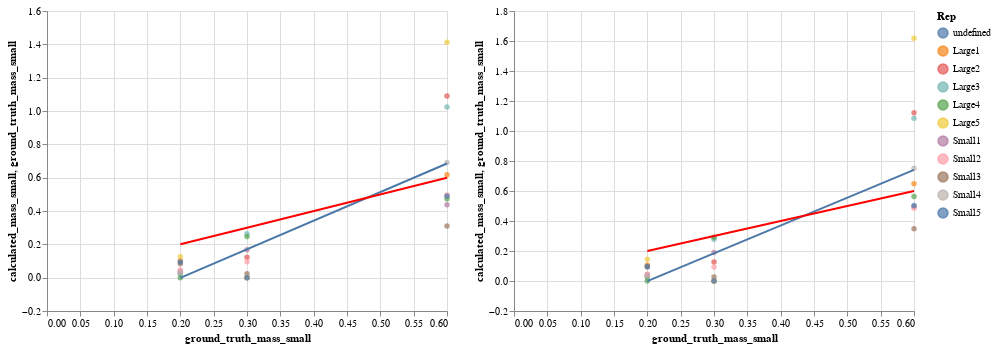

Here is the notebook cell this chart was saved with:
### Code cell
PP2_small = chart_plot_small(PP2)
PP3_small = chart_plot_small(PP3)
PP2_small | PP3_small

### Figure 1 — Vega-Lite specification as saved in the notebook (floating-point values rounded to 4 significant figures)
{"config": {"view": {"continuousWidth": 400, "continuousHeight": 300}}, "hconcat": [{"layer": [{"mark": "circle", "encoding": {"color": {"type": "nominal", "field": "Rep"}, "tooltip": [{"type": "quantitative", "field": "ground_truth_volume_small"}, {"type": "quantitative", "field": "calculated_volume_small"}, {"type": "nominal", "field": "Rep"}], "x": {"type": "quantitative", "field": "ground_truth_mass_small"}, "y": {"type": "quantitative", "field": "calculated_mass_small"}}}, {"mark": "line", "encoding": {"color": {"type": "nominal", "field": "Rep"}, "tooltip": [{"type": "quantitative", "field": "ground_truth_volume_small"}, {"type": "quantitative", "field": "calculated_volume_small"}, {"type": "nominal", "field": "Rep"}], "x": {"type": "quantitative", "field": "ground_truth_mass_small"}, "y": {"type": "quantitative", "field": "calculated_mass_small"}}, "transform": [{"on": "ground_truth_mass_small", "regression": "calculated_mass_small", "method": "linear"}]}, {"mark": {"type": "line", "color": "red"}, "encoding": {"x": {"type": "quantitative", "field": "ground_truth_mass_small"}, "y": {"type": "quantitative", "field": "ground_truth_mass_small"}}}], "data": {"name": "data-06812c7701d94fb02baf5d9dd1ad3a30"}}, {"layer": [{"mark": "circle", "encoding": {"color": {"type": "nominal", "field": "Rep"}, "tooltip": [{"type": "quantitative", "field": "ground_truth_volume_small"}, {"type": "quantitative", "field": "calculated_volume_small"}, {"type": "nominal", "field": "Rep"}], "x": {"type": "quantitative", "field": "ground_truth_mass_small"}, "y": {"type": "quantitative", "field": "calculated_mass_small"}}}, {"mark": "line", "encoding": {"color": {"type": "nominal", "field": "Rep"}, "tooltip": [{"type": "quantitative", "field": "ground_truth_volume_small"}, {"type": "quantitative", "field": "calculated_volume_small"}, {"type": "nominal", "field": "Rep"}], "x": {"type": "quantitative", "field": "ground_truth_mass_small"}, "y": {"type": "quantitative", "field": "calculated_mass_small"}}, "transform": [{"on": "ground_truth_mass_small", "regression": "calculated_mass_small", "method": "linear"}]}, {"mark": {"type": "line", "color": "red"}, "encoding": {"x": {"type": "quantitative", "field": "ground_truth_mass_small"}, "y": {"type": "quantitative", "field": "ground_truth_mass_small"}}}], "data": {"name": "data-29f836ef7b03879444176699dbf3efbd"}}], "$schema": "https://vega.github.io/schema/vega-lite/v4.8.1.json", "datasets": {"data-06812c7701d94fb02baf5d9dd1ad3a30": [{"inserts": "Low Density", "ground_truth_volume_large": 98.2, "calculated_volume_large": 96.87, "ground_truth_volume_medium": 21.2, "calculated_volume_medium": 22.93, "ground_truth_volume_small": 0.8, "calculated_volume_small": 0.506, "ground_truth_mass_large": 19.6, "calculated_mass_large": 19.37, "ground_truth_mass_medium": 4.2, "calculated_mass_medium": 4.587, "ground_truth_mass_small": 0.2, "calculated_mass_small": 0.1012, "Rep": "Large1"}, {"inserts": "Medium Density", "ground_truth_volume_large": 98.2, "calculated_volume_large": 94.94, "ground_truth_volume_medium": 21.2, "calculated_volume_medium": 16.15, "ground_truth_volume_small": 0.8, "calculated_volume_small": 0.0, "ground_truth_mass_large": 39.3, "calculated_mass_large": 37.98, "ground_truth_mass_medium": 8.5, "calculated_mass_medium": 6.461, "ground_truth_mass_small": 0.3, "calculated_mass_small": 0.0, "Rep": "Large1"}, {"inserts": "High Density", "ground_truth_volume_large": 98.2, "calculated_volume_large": 105.7, "ground_truth_volume_medium": 21.2, "calculated_volume_medium": 18.25, "ground_truth_volume_small": 0.8, "calculated_volume_small": 0.7718, "ground_truth_mass_large": 78.5, "calculated_mass_large": 84.58, "ground_truth_mass_medium": 17.0, "calculated_mass_medium": 14.6, "ground_truth_mass_small": 0.6, "calculated_mass_small": 0.6174, "Rep": "Large1"}, {"inserts": "Low Density", "ground_truth_volume_large": 98.2, "calculated_volume_large": 101.7, "ground_truth_volume_medium": 21.2, "calculated_volume_medium": 22.47, "ground_truth_volume_small": 0.8, "calculated_volume_small": 0.1434, "ground_truth_mass_large": 19.6, "calculated_mass_large": 20.34, "ground_truth_mass_medium": 4.2, "calculated_mass_medium": 4.494, "ground_truth_mass_small": 0.2, "calculated_mass_small": 0.02867, "Rep": "Large2"}, {"inserts": "Medium Density", "ground_truth_volume_large": 98.2, "calculated_volume_large": 97.1, "ground_truth_volume_medium": 21.2, "calculated_volume_medium": 16.93, "ground_truth_volume_small": 0.8, "calculated_volume_small": 0.3074, "ground_truth_mass_large": 39.3, "calculated_mass_large": 38.84, "ground_truth_mass_medium": 8.5, "calculated_mass_medium": 6.773, "ground_truth_mass_small": 0.3, "calculated_mass_small": 0.1229, "Rep": "Large2"}, {"inserts": "High Density", "ground_truth_volume_large": 98.2, "calculated_volume_large": 107.7, "ground_truth_volume_medium": 21.2, "calculated_volume_medium": 18.65, "ground_truth_volume_small": 0.8, "calculated_volume_small": 1.363, "ground_truth_mass_large": 78.5, "calculated_mass_large": 86.16, "ground_truth_mass_medium": 17.0, "calculated_mass_medium": 14.92, "ground_truth_mass_small": 0.6, "calculated_mass_small": 1.09, "Rep": "Large2"}, {"inserts": "Low Density", "ground_truth_volume_large": 98.2, "calculated_volume_large": 103.3, "ground_truth_volume_medium": 21.2, "calculated_volume_medium": 23.24, "ground_truth_volume_small": 0.8, "calculated_volume_small": 0.1075, "ground_truth_mass_large": 19.6, "calculated_mass_large": 20.65, "ground_truth_mass_medium": 4.2, "calculated_mass_medium": 4.647, "ground_truth_mass_small": 0.2, "calculated_mass_small": 0.02151, "Rep": "Large3"}, {"inserts": "Medium Density", "ground_truth_volume_large": 98.2, "calculated_volume_large": 96.88, "ground_truth_volume_medium": 21.2, "calculated_volume_medium": 14.61, "ground_truth_volume_small": 0.8, "calculated_volume_small": 0.6587, "ground_truth_mass_large": 39.3, "calculated_mass_large": 38.75, "ground_truth_mass_medium": 8.5, "calculated_mass_medium": 5.843, "ground_truth_mass_small": 0.3, "calculated_mass_small": 0.2635, "Rep": "Large3"}, {"inserts": "High Density", "ground_truth_volume_large": 98.2, "calculated_volume_large": 101.9, "ground_truth_volume_medium": 21.2, "calculated_volume_medium": 18.12, "ground_truth_volume_small": 0.8, "calculated_volume_small": 1.281, "ground_truth_mass_large": 78.5, "calculated_mass_large": 81.52, "ground_truth_mass_medium": 17.0, "calculated_mass_medium": 14.5, "ground_truth_mass_small": 0.6, "calculated_mass_small": 1.024, "Rep": "Large3"}, {"inserts": "Low Density", "ground_truth_volume_large": 98.2, "calculated_volume_large": 85.94, "ground_truth_volume_medium": 21.2, "calculated_volume_medium": 28.15, "ground_truth_volume_small": 0.8, "calculated_volume_small": 0.0, "ground_truth_mass_large": 19.6, "calculated_mass_large": 17.19, "ground_truth_mass_medium": 4.2, "calculated_mass_medium": 5.63, "ground_truth_mass_small": 0.2, "calculated_mass_small": 0.0, "Rep": "Large4"}, {"inserts": "Medium Density", "ground_truth_volume_large": 98.2, "calculated_volume_large": 92.03, "ground_truth_volume_medium": 21.2, "calculated_volume_medium": 15.1, "ground_truth_volume_small": 0.8, "calculated_volume_small": 0.6156, "ground_truth_mass_large": 39.3, "calculated_mass_large": 36.81, "ground_truth_mass_medium": 8.5, "calculated_mass_medium": 6.042, "ground_truth_mass_small": 0.3, "calculated_mass_small": 0.2463, "Rep": "Large4"}, {"inserts": "High Density", "ground_truth_volume_large": 98.2, "calculated_volume_large": 103.3, "ground_truth_volume_medium": 21.2, "calculated_volume_medium": 14.77, "ground_truth_volume_small": 0.8, "calculated_volume_small": 0.5921, "ground_truth_mass_large": 78.5, "calculated_mass_large": 82.63, "ground_truth_mass_medium": 17.0, "calculated_mass_medium": 11.82, "ground_truth_mass_small": 0.6, "calculated_mass_small": 0.4737, "Rep": "Large4"}, {"inserts": "Low Density", "ground_truth_volume_large": 98.2, "calculated_volume_large": 89.89, "ground_truth_volume_medium": 21.2, "calculated_volume_medium": 16.74, "ground_truth_volume_small": 0.8, "calculated_volume_small": 0.6315, "ground_truth_mass_large": 19.6, "calculated_mass_large": 17.98, "ground_truth_mass_medium": 4.2, "calculated_mass_medium": 3.349, "ground_truth_mass_small": 0.2, "calculated_mass_small": 0.1263, "Rep": "Large5"}, {"inserts": "Medium Density", "ground_truth_volume_large": 98.2, "calculated_volume_large": 92.07, "ground_truth_volume_medium": 21.2, "calculated_volume_medium": 19.45, "ground_truth_volume_small": 0.8, "calculated_volume_small": 0.0, "ground_truth_mass_large": 39.3, "calculated_mass_large": 36.83, "ground_truth_mass_medium": 8.5, "calculated_mass_medium": 7.78, "ground_truth_mass_small": 0.3, "calculated_mass_small": 0.0, "Rep": "Large5"}, {"inserts": "High Density", "ground_truth_volume_large": 98.2, "calculated_volume_large": 96.91, "ground_truth_volume_medium": 21.2, "calculated_volume_medium": 18.4, "ground_truth_volume_small": 0.8, "calculated_volume_small": 1.766, "ground_truth_mass_large": 78.5, "calculated_mass_large": 77.53, "ground_truth_mass_medium": 17.0, "calculated_mass_medium": 14.72, "ground_truth_mass_small": 0.6, "calculated_mass_small": 1.413, "Rep": "Large5"}, {"inserts": "Low Density", "ground_truth_volume_large": 98.2, "calculated_volume_large": 97.19, "ground_truth_volume_medium": 21.2, "calculated_volume_medium": 21.81, "ground_truth_volume_small": 0.8, "calculated_volume_small": 0.1902, "ground_truth_mass_large": 19.6, "calculated_mass_large": 19.44, "ground_truth_mass_medium": 4.2, "calculated_mass_medium": 4.362, "ground_truth_mass_small": 0.2, "calculated_mass_small": 0.03804, "Rep": "Small1"}, {"inserts": "Medium Density", "ground_truth_volume_large": 98.2, "calculated_volume_large": 98.41, "ground_truth_volume_medium": 21.2, "calculated_volume_medium": 18.27, "ground_truth_volume_small": 0.8, "calculated_volume_small": 0.4202, "ground_truth_mass_large": 39.3, "calculated_mass_large": 39.36, "ground_truth_mass_medium": 8.5, "calculated_mass_medium": 7.309, "ground_truth_mass_small": 0.3, "calculated_mass_small": 0.1681, "Rep": "Small1"}, {"inserts": "High Density", "ground_truth_volume_large": 98.2, "calculated_volume_large": 104.1, "ground_truth_volume_medium": 21.2, "calculated_volume_medium": 19.66, "ground_truth_volume_small": 0.8, "calculated_volume_small": 0.5464, "ground_truth_mass_large": 78.5, "calculated_mass_large": 83.28, "ground_truth_mass_medium": 17.0, "calculated_mass_medium": 15.73, "ground_truth_mass_small": 0.6, "calculated_mass_small": 0.4371, "Rep": "Small1"}, {"inserts": "Low Density", "ground_truth_volume_large": 98.2, "calculated_volume_large": 99.04, "ground_truth_volume_medium": 21.2, "calculated_volume_medium": 22.89, "ground_truth_volume_small": 0.8, "calculated_volume_small": 0.2292, "ground_truth_mass_large": 19.6, "calculated_mass_large": 19.81, "ground_truth_mass_medium": 4.2, "calculated_mass_medium": 4.578, "ground_truth_mass_small": 0.2, "calculated_mass_small": 0.04584, "Rep": "Small2"}, {"inserts": "Medium Density", "ground_truth_volume_large": 98.2, "calculated_volume_large": 100.4, "ground_truth_volume_medium": 21.2, "calculated_volume_medium": 18.98, "ground_truth_volume_small": 0.8, "calculated_volume_small": 0.2384, "ground_truth_mass_large": 39.3, "calculated_mass_large": 40.16, "ground_truth_mass_medium": 8.5, "calculated_mass_medium": 7.594, "ground_truth_mass_small": 0.3, "calculated_mass_small": 0.09535, "Rep": "Small2"}, {"inserts": "High Density", "ground_truth_volume_large": 98.2, "calculated_volume_large": 109.2, "ground_truth_volume_medium": 21.2, "calculated_volume_medium": 20.32, "ground_truth_volume_small": 0.8, "calculated_volume_small": 0.6208, "ground_truth_mass_large": 78.5, "calculated_mass_large": 87.33, "ground_truth_mass_medium": 17.0, "calculated_mass_medium": 16.26, "ground_truth_mass_small": 0.6, "calculated_mass_small": 0.4967, "Rep": "Small2"}, {"inserts": "Low Density", "ground_truth_volume_large": 98.2, "calculated_volume_large": 97.97, "ground_truth_volume_medium": 21.2, "calculated_volume_medium": 17.48, "ground_truth_volume_small": 0.8, "calculated_volume_small": 0.4138, "ground_truth_mass_large": 19.6, "calculated_mass_large": 19.59, "ground_truth_mass_medium": 4.2, "calculated_mass_medium": 3.496, "ground_truth_mass_small": 0.2, "calculated_mass_small": 0.08275, "Rep": "Small3"}, {"inserts": "Medium Density", "ground_truth_volume_large": 98.2, "calculated_volume_large": 100.0, "ground_truth_volume_medium": 21.2, "calculated_volume_medium": 18.7, "ground_truth_volume_small": 0.8, "calculated_volume_small": 0.05777, "ground_truth_mass_large": 39.3, "calculated_mass_large": 40.02, "ground_truth_mass_medium": 8.5, "calculated_mass_medium": 7.478, "ground_truth_mass_small": 0.3, "calculated_mass_small": 0.02311, "Rep": "Small3"}, {"inserts": "High Density", "ground_truth_volume_large": 98.2, "calculated_volume_large": 107.7, "ground_truth_volume_medium": 21.2, "calculated_volume_medium": 18.32, "ground_truth_volume_small": 0.8, "calculated_volume_small": 0.3872, "ground_truth_mass_large": 78.5, "calculated_mass_large": 86.14, "ground_truth_mass_medium": 17.0, "calculated_mass_medium": 14.66, "ground_truth_mass_small": 0.6, "calculated_mass_small": 0.3098, "Rep": "Small3"}, {"inserts": "Low Density", "ground_truth_volume_large": 98.2, "calculated_volume_large": 99.26, "ground_truth_volume_medium": 21.2, "calculated_volume_medium": 18.66, "ground_truth_volume_small": 0.8, "calculated_volume_small": 0.1594, "ground_truth_mass_large": 19.6, "calculated_mass_large": 19.85, "ground_truth_mass_medium": 4.2, "calculated_mass_medium": 3.731, "ground_truth_mass_small": 0.2, "calculated_mass_small": 0.03189, "Rep": "Small4"}, {"inserts": "Medium Density", "ground_truth_volume_large": 98.2, "calculated_volume_large": 94.44, "ground_truth_volume_medium": 21.2, "calculated_volume_medium": 17.64, "ground_truth_volume_small": 0.8, "calculated_volume_small": 0.0, "ground_truth_mass_large": 39.3, "calculated_mass_large": 37.78, "ground_truth_mass_medium": 8.5, "calculated_mass_medium": 7.058, "ground_truth_mass_small": 0.3, "calculated_mass_small": 0.0, "Rep": "Small4"}, {"inserts": "High Density", "ground_truth_volume_large": 98.2, "calculated_volume_large": 103.4, "ground_truth_volume_medium": 21.2, "calculated_volume_medium": 18.13, "ground_truth_volume_small": 0.8, "calculated_volume_small": 0.8635, "ground_truth_mass_large": 78.5, "calculated_mass_large": 82.68, "ground_truth_mass_medium": 17.0, "calculated_mass_medium": 14.5, "ground_truth_mass_small": 0.6, "calculated_mass_small": 0.6908, "Rep": "Small4"}, {"inserts": "Low Density", "ground_truth_volume_large": 98.2, "calculated_volume_large": 93.72, "ground_truth_volume_medium": 21.2, "calculated_volume_medium": 20.03, "ground_truth_volume_small": 0.8, "calculated_volume_small": 0.468, "ground_truth_mass_large": 19.6, "calculated_mass_large": 18.74, "ground_truth_mass_medium": 4.2, "calculated_mass_medium": 4.006, "ground_truth_mass_small": 0.2, "calculated_mass_small": 0.09361, "Rep": "Small5"}, {"inserts": "Medium Density", "ground_truth_volume_large": 98.2, "calculated_volume_large": 104.0, "ground_truth_volume_medium": 21.2, "calculated_volume_medium": 18.36, "ground_truth_volume_small": 0.8, "calculated_volume_small": 0.0, "ground_truth_mass_large": 39.3, "calculated_mass_large": 41.6, "ground_truth_mass_medium": 8.5, "calculated_mass_medium": 7.344, "ground_truth_mass_small": 0.3, "calculated_mass_small": 0.0, "Rep": "Small5"}, {"inserts": "High Density", "ground_truth_volume_large": 98.2, "calculated_volume_large": 109.4, "ground_truth_volume_medium": 21.2, "calculated_volume_medium": 19.31, "ground_truth_volume_small": 0.8, "calculated_volume_small": 0.6122, "ground_truth_mass_large": 78.5, "calculated_mass_large": 87.55, "ground_truth_mass_medium": 17.0, "calculated_mass_medium": 15.45, "ground_truth_mass_small": 0.6, "calculated_mass_small": 0.4898, "Rep": "Small5"}], "data-29f836ef7b03879444176699dbf3efbd": [{"inserts": "Low Density", "ground_truth_volume_large": 98.2, "calculated_volume_large": 111.8, "ground_truth_volume_medium": 21.2, "calculated_volume_medium": 26.49, "ground_truth_volume_small": 0.8, "calculated_volume_small": 0.531, "ground_truth_mass_large": 19.6, "calculated_mass_large": 22.35, "ground_truth_mass_medium": 4.2, "calculated_mass_medium": 5.297, "ground_truth_mass_small": 0.2, "calculated_mass_small": 0.1062, "Rep": "Large1"}, {"inserts": "Medium Density", "ground_truth_volume_large": 98.2, "calculated_volume_large": 102.5, "ground_truth_volume_medium": 21.2, "calculated_volume_medium": 17.45, "ground_truth_volume_small": 0.8, "calculated_volume_small": 0.0, "ground_truth_mass_large": 39.3, "calculated_mass_large": 41.0, "ground_truth_mass_medium": 8.5, "calculated_mass_medium": 6.982, "ground_truth_mass_small": 0.3, "calculated_mass_small": 0.0, "Rep": "Large1"}, {"inserts": "High Density", "ground_truth_volume_large": 98.2, "calculated_volume_large": 110.9, "ground_truth_volume_medium": 21.2, "calculated_volume_medium": 19.16, "ground_truth_volume_small": 0.8, "calculated_volume_small": 0.8101, "ground_truth_mass_large": 78.5, "calculated_mass_large": 88.71, "ground_truth_mass_medium": 17.0, "calculated_mass_medium": 15.32, "ground_truth_mass_small": 0.6, "calculated_mass_small": 0.648, "Rep": "Large1"}, {"inserts": "Low Density", "ground_truth_volume_large": 98.2, "calculated_volume_large": 119.3, "ground_truth_volume_medium": 21.2, "calculated_volume_medium": 26.29, "ground_truth_volume_small": 0.8, "calculated_volume_small": 0.1476, "ground_truth_mass_large": 19.6, "calculated_mass_large": 23.85, "ground_truth_mass_medium": 4.2, "calculated_mass_medium": 5.259, "ground_truth_mass_small": 0.2, "calculated_mass_small": 0.02951, "Rep": "Large2"}, {"inserts": "Medium Density", "ground_truth_volume_large": 98.2, "calculated_volume_large": 103.7, "ground_truth_volume_medium": 21.2, "calculated_volume_medium": 18.1, "ground_truth_volume_small": 0.8, "calculated_volume_small": 0.3164, "ground_truth_mass_large": 39.3, "calculated_mass_large": 41.5, "ground_truth_mass_medium": 8.5, "calculated_mass_medium": 7.238, "ground_truth_mass_small": 0.3, "calculated_mass_small": 0.1265, "Rep": "Large2"}, {"inserts": "High Density", "ground_truth_volume_large": 98.2, "calculated_volume_large": 110.8, "ground_truth_volume_medium": 21.2, "calculated_volume_medium": 19.19, "ground_truth_volume_small": 0.8, "calculated_volume_small": 1.403, "ground_truth_mass_large": 78.5, "calculated_mass_large": 88.64, "ground_truth_mass_medium": 17.0, "calculated_mass_medium": 15.35, "ground_truth_mass_small": 0.6, "calculated_mass_small": 1.122, "Rep": "Large2"}, {"inserts": "Low Density", "ground_truth_volume_large": 98.2, "calculated_volume_large": 119.4, "ground_truth_volume_medium": 21.2, "calculated_volume_medium": 26.86, "ground_truth_volume_small": 0.8, "calculated_volume_small": 0.1139, "ground_truth_mass_large": 19.6, "calculated_mass_large": 23.88, "ground_truth_mass_medium": 4.2, "calculated_mass_medium": 5.372, "ground_truth_mass_small": 0.2, "calculated_mass_small": 0.02277, "Rep": "Large3"}, {"inserts": "Medium Density", "ground_truth_volume_large": 98.2, "calculated_volume_large": 105.1, "ground_truth_volume_medium": 21.2, "calculated_volume_medium": 15.88, "ground_truth_volume_small": 0.8, "calculated_volume_small": 0.6973, "ground_truth_mass_large": 39.3, "calculated_mass_large": 42.06, "ground_truth_mass_medium": 8.5, "calculated_mass_medium": 6.352, "ground_truth_mass_small": 0.3, "calculated_mass_small": 0.2789, "Rep": "Large3"}, {"inserts": "High Density", "ground_truth_volume_large": 98.2, "calculated_volume_large": 107.8, "ground_truth_volume_medium": 21.2, "calculated_volume_medium": 19.18, "ground_truth_volume_small": 0.8, "calculated_volume_small": 1.356, "ground_truth_mass_large": 78.5, "calculated_mass_large": 86.25, "ground_truth_mass_medium": 17.0, "calculated_mass_medium": 15.35, "ground_truth_mass_small": 0.6, "calculated_mass_small": 1.085, "Rep": "Large3"}, {"inserts": "Low Density", "ground_truth_volume_large": 98.2, "calculated_volume_large": 110.7, "ground_truth_volume_medium": 21.2, "calculated_volume_medium": 35.68, "ground_truth_volume_small": 0.8, "calculated_volume_small": 0.0, "ground_truth_mass_large": 19.6, "calculated_mass_large": 22.13, "ground_truth_mass_medium": 4.2, "calculated_mass_medium": 7.137, "ground_truth_mass_small": 0.2, "calculated_mass_small": 0.0, "Rep": "Large4"}, {"inserts": "Medium Density", "ground_truth_volume_large": 98.2, "calculated_volume_large": 111.4, "ground_truth_volume_medium": 21.2, "calculated_volume_medium": 18.33, "ground_truth_volume_small": 0.8, "calculated_volume_small": 0.7302, "ground_truth_mass_large": 39.3, "calculated_mass_large": 44.56, "ground_truth_mass_medium": 8.5, "calculated_mass_medium": 7.332, "ground_truth_mass_small": 0.3, "calculated_mass_small": 0.2921, "Rep": "Large4"}, {"inserts": "High Density", "ground_truth_volume_large": 98.2, "calculated_volume_large": 122.4, "ground_truth_volume_medium": 21.2, "calculated_volume_medium": 17.56, "ground_truth_volume_small": 0.8, "calculated_volume_small": 0.7033, "ground_truth_mass_large": 78.5, "calculated_mass_large": 97.88, "ground_truth_mass_medium": 17.0, "calculated_mass_medium": 14.05, "ground_truth_mass_small": 0.6, "calculated_mass_small": 0.5627, "Rep": "Large4"}, {"inserts": "Low Density", "ground_truth_volume_large": 98.2, "calculated_volume_large": 115.8, "ground_truth_volume_medium": 21.2, "calculated_volume_medium": 21.52, "ground_truth_volume_small": 0.8, "calculated_volume_small": 0.7238, "ground_truth_mass_large": 19.6, "calculated_mass_large": 23.16, "ground_truth_mass_medium": 4.2, "calculated_mass_medium": 4.303, "ground_truth_mass_small": 0.2, "calculated_mass_small": 0.1448, "Rep": "Large5"}, {"inserts": "Medium Density", "ground_truth_volume_large": 98.2, "calculated_volume_large": 109.1, "ground_truth_volume_medium": 21.2, "calculated_volume_medium": 22.99, "ground_truth_volume_small": 0.8, "calculated_volume_small": 0.0, "ground_truth_mass_large": 39.3, "calculated_mass_large": 43.64, "ground_truth_mass_medium": 8.5, "calculated_mass_medium": 9.198, "ground_truth_mass_small": 0.3, "calculated_mass_small": 0.0, "Rep": "Large5"}, {"inserts": "High Density", "ground_truth_volume_large": 98.2, "calculated_volume_large": 110.9, "ground_truth_volume_medium": 21.2, "calculated_volume_medium": 21.1, "ground_truth_volume_small": 0.8, "calculated_volume_small": 2.022, "ground_truth_mass_large": 78.5, "calculated_mass_large": 88.75, "ground_truth_mass_medium": 17.0, "calculated_mass_medium": 16.88, "ground_truth_mass_small": 0.6, "calculated_mass_small": 1.618, "Rep": "Large5"}, {"inserts": "Low Density", "ground_truth_volume_large": 98.2, "calculated_volume_large": 115.9, "ground_truth_volume_medium": 21.2, "calculated_volume_medium": 25.95, "ground_truth_volume_small": 0.8, "calculated_volume_small": 0.2158, "ground_truth_mass_large": 19.6, "calculated_mass_large": 23.19, "ground_truth_mass_medium": 4.2, "calculated_mass_medium": 5.191, "ground_truth_mass_small": 0.2, "calculated_mass_small": 0.04316, "Rep": "Small1"}, {"inserts": "Medium Density", "ground_truth_volume_large": 98.2, "calculated_volume_large": 113.3, "ground_truth_volume_medium": 21.2, "calculated_volume_medium": 21.04, "ground_truth_volume_small": 0.8, "calculated_volume_small": 0.4767, "ground_truth_mass_large": 39.3, "calculated_mass_large": 45.32, "ground_truth_mass_medium": 8.5, "calculated_mass_medium": 8.418, "ground_truth_mass_small": 0.3, "calculated_mass_small": 0.1907, "Rep": "Small1"}, {"inserts": "High Density", "ground_truth_volume_large": 98.2, "calculated_volume_large": 118.0, "ground_truth_volume_medium": 21.2, "calculated_volume_medium": 22.3, "ground_truth_volume_small": 0.8, "calculated_volume_small": 0.6198, "ground_truth_mass_large": 78.5, "calculated_mass_large": 94.39, "ground_truth_mass_medium": 17.0, "calculated_mass_medium": 17.84, "ground_truth_mass_small": 0.6, "calculated_mass_small": 0.4959, "Rep": "Small1"}, {"inserts": "Low Density", "ground_truth_volume_large": 98.2, "calculated_volume_large": 105.2, "ground_truth_volume_medium": 21.2, "calculated_volume_medium": 24.31, "ground_truth_volume_small": 0.8, "calculated_volume_small": 0.2236, "ground_truth_mass_large": 19.6, "calculated_mass_large": 21.04, "ground_truth_mass_medium": 4.2, "calculated_mass_medium": 4.862, "ground_truth_mass_small": 0.2, "calculated_mass_small": 0.04472, "Rep": "Small2"}, {"inserts": "Medium Density", "ground_truth_volume_large": 98.2, "calculated_volume_large": 100.5, "ground_truth_volume_medium": 21.2, "calculated_volume_medium": 18.99, "ground_truth_volume_small": 0.8, "calculated_volume_small": 0.2326, "ground_truth_mass_large": 39.3, "calculated_mass_large": 40.18, "ground_truth_mass_medium": 8.5, "calculated_mass_medium": 7.597, "ground_truth_mass_small": 0.3, "calculated_mass_small": 0.09302, "Rep": "Small2"}, {"inserts": "High Density", "ground_truth_volume_large": 98.2, "calculated_volume_large": 106.5, "ground_truth_volume_medium": 21.2, "calculated_volume_medium": 19.83, "ground_truth_volume_small": 0.8, "calculated_volume_small": 0.6057, "ground_truth_mass_large": 78.5, "calculated_mass_large": 85.23, "ground_truth_mass_medium": 17.0, "calculated_mass_medium": 15.86, "ground_truth_mass_small": 0.6, "calculated_mass_small": 0.4846, "Rep": "Small2"}, {"inserts": "Low Density", "ground_truth_volume_large": 98.2, "calculated_volume_large": 114.9, "ground_truth_volume_medium": 21.2, "calculated_volume_medium": 20.49, "ground_truth_volume_small": 0.8, "calculated_volume_small": 0.4651, "ground_truth_mass_large": 19.6, "calculated_mass_large": 22.98, "ground_truth_mass_medium": 4.2, "calculated_mass_medium": 4.099, "ground_truth_mass_small": 0.2, "calculated_mass_small": 0.09303, "Rep": "Small3"}, {"inserts": "Medium Density", "ground_truth_volume_large": 98.2, "calculated_volume_large": 113.9, "ground_truth_volume_medium": 21.2, "calculated_volume_medium": 21.27, "ground_truth_volume_small": 0.8, "calculated_volume_small": 0.06495, "ground_truth_mass_large": 39.3, "calculated_mass_large": 45.54, "ground_truth_mass_medium": 8.5, "calculated_mass_medium": 8.51, "ground_truth_mass_small": 0.3, "calculated_mass_small": 0.02598, "Rep": "Small3"}, {"inserts": "High Density", "ground_truth_volume_large": 98.2, "calculated_volume_large": 120.8, "ground_truth_volume_medium": 21.2, "calculated_volume_medium": 20.59, "ground_truth_volume_small": 0.8, "calculated_volume_small": 0.4353, "ground_truth_mass_large": 78.5, "calculated_mass_large": 96.66, "ground_truth_mass_medium": 17.0, "calculated_mass_medium": 16.47, "ground_truth_mass_small": 0.6, "calculated_mass_small": 0.3482, "Rep": "Small3"}, {"inserts": "Low Density", "ground_truth_volume_large": 98.2, "calculated_volume_large": 116.3, "ground_truth_volume_medium": 21.2, "calculated_volume_medium": 21.85, "ground_truth_volume_small": 0.8, "calculated_volume_small": 0.1737, "ground_truth_mass_large": 19.6, "calculated_mass_large": 23.26, "ground_truth_mass_medium": 4.2, "calculated_mass_medium": 4.369, "ground_truth_mass_small": 0.2, "calculated_mass_small": 0.03474, "Rep": "Small4"}, {"inserts": "Medium Density", "ground_truth_volume_large": 98.2, "calculated_volume_large": 105.2, "ground_truth_volume_medium": 21.2, "calculated_volume_medium": 19.64, "ground_truth_volume_small": 0.8, "calculated_volume_small": 0.0, "ground_truth_mass_large": 39.3, "calculated_mass_large": 42.06, "ground_truth_mass_medium": 8.5, "calculated_mass_medium": 7.857, "ground_truth_mass_small": 0.3, "calculated_mass_small": 0.0, "Rep": "Small4"}, {"inserts": "High Density", "ground_truth_volume_large": 98.2, "calculated_volume_large": 112.5, "ground_truth_volume_medium": 21.2, "calculated_volume_medium": 19.75, "ground_truth_volume_small": 0.8, "calculated_volume_small": 0.9404, "ground_truth_mass_large": 78.5, "calculated_mass_large": 90.01, "ground_truth_mass_medium": 17.0, "calculated_mass_medium": 15.8, "ground_truth_mass_small": 0.6, "calculated_mass_small": 0.7524, "Rep": "Small4"}, {"inserts": "Low Density", "ground_truth_volume_large": 98.2, "calculated_volume_large": 97.1, "ground_truth_volume_medium": 21.2, "calculated_volume_medium": 20.74, "ground_truth_volume_small": 0.8, "calculated_volume_small": 0.4817, "ground_truth_mass_large": 19.6, "calculated_mass_large": 19.42, "ground_truth_mass_medium": 4.2, "calculated_mass_medium": 4.148, "ground_truth_mass_small": 0.2, "calculated_mass_small": 0.09633, "Rep": "Small5"}, {"inserts": "Medium Density", "ground_truth_volume_large": 98.2, "calculated_volume_large": 107.2, "ground_truth_volume_medium": 21.2, "calculated_volume_medium": 18.93, "ground_truth_volume_small": 0.8, "calculated_volume_small": 0.0, "ground_truth_mass_large": 39.3, "calculated_mass_large": 42.88, "ground_truth_mass_medium": 8.5, "calculated_mass_medium": 7.572, "ground_truth_mass_small": 0.3, "calculated_mass_small": 0.0, "Rep": "Small5"}, {"inserts": "High Density", "ground_truth_volume_large": 98.2, "calculated_volume_large": 112.6, "ground_truth_volume_medium": 21.2, "calculated_volume_medium": 19.88, "ground_truth_volume_small": 0.8, "calculated_volume_small": 0.6301, "ground_truth_mass_large": 78.5, "calculated_mass_large": 90.07, "ground_truth_mass_medium": 17.0, "calculated_mass_medium": 15.9, "ground_truth_mass_small": 0.6, "calculated_mass_small": 0.5041, "Rep": "Small5"}]}}
